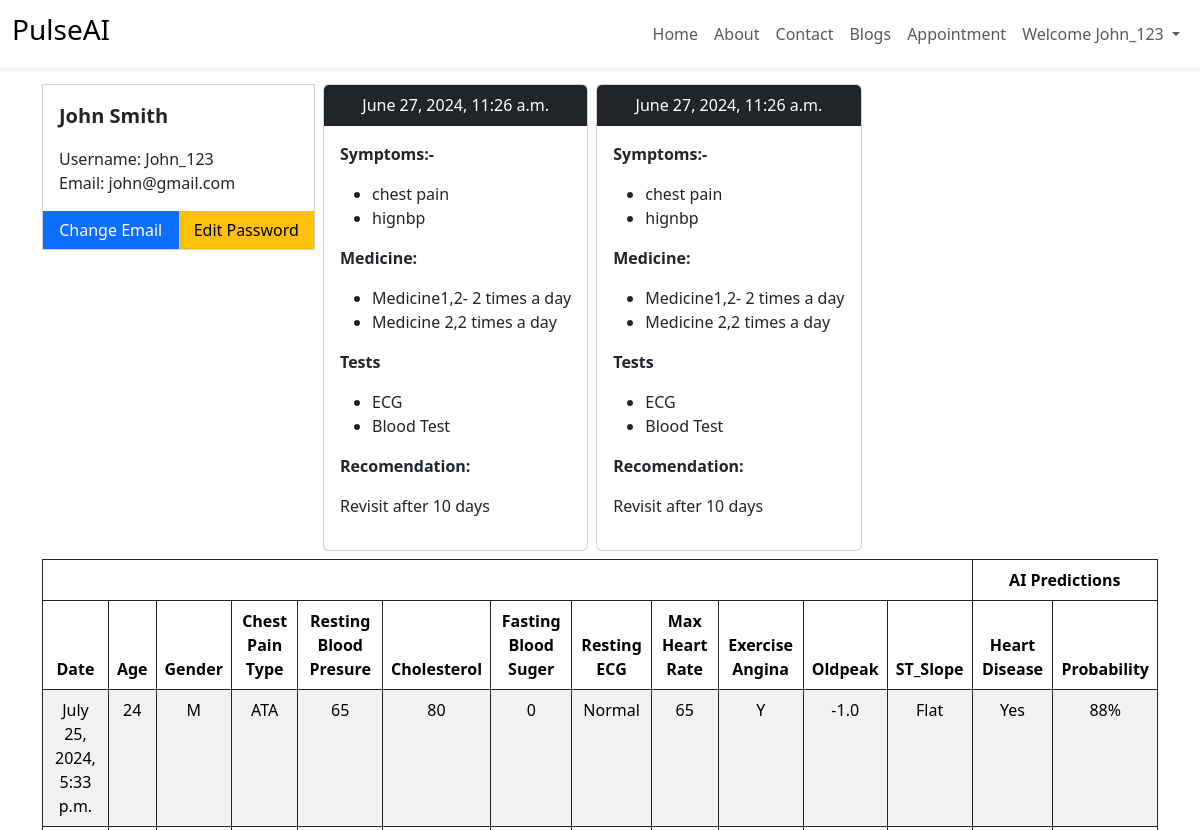
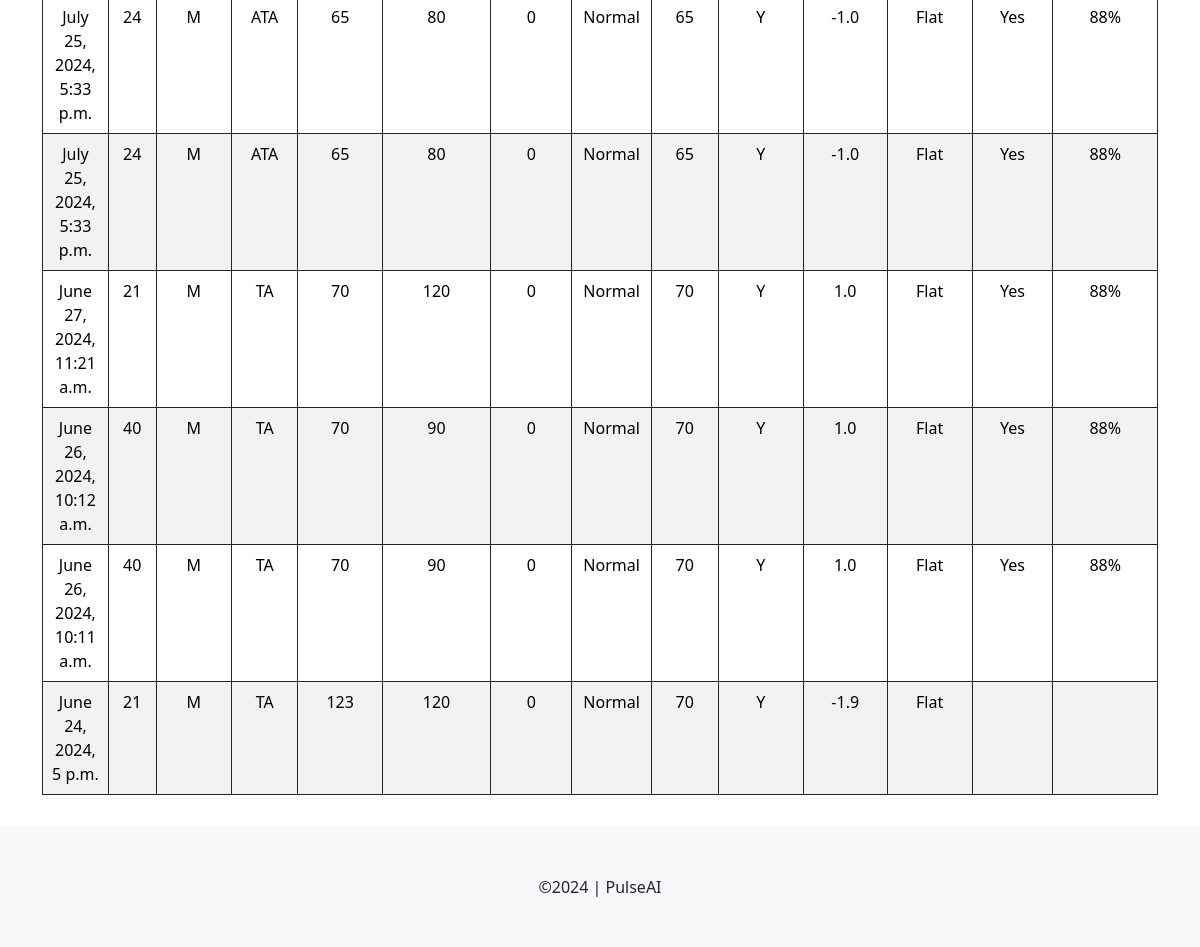
The page /patient/profile/ (signed in) on the database its author committed (2 pictures, top to bottom).
### patient/models.py (models this page shows, shortened)
class Visit(models.Model):
    patient=models.ForeignKey(Patient, on_delete=models.CASCADE)
    created_at= models.DateTimeField(auto_now_add=True)
    diagnosis = models.TextField()

class HeartVital(models.Model):
    user = models.ForeignKey(User, on_delete=models.CASCADE)
    created_at = models.DateTimeField(auto_now_add=True)
    Age = models.IntegerField()
    Sex = models.CharField(max_length=255, choices=GENDER_OPTIONS)
    ChestPainType = models.CharField(max_length=255, choices=CHEST_PAIN_OPTIONS, verbose_name='Chest Pain Type')
    RestingBP = models.IntegerField(verbose_name='Resting Blood Presure (60-220)')
    Cholesterol = models.IntegerField()
    FastingBS = models.CharField(max_length=255, choices=BLOOD_SUGER_OPTIONS, verbose_name='Fasting Blood Suger (60 - 900)')
    RestingECG = models.CharField(max_length=255, choices=RESTING_ECG_OPTIONS, verbose_name='Resting ECG Condition')
    MaxHR = models.IntegerField(verbose_name='Maximum Heart Rate (60 - 220)')
    ExerciseAngina = models.CharField(max_length=255, choices=EXERCISE_ANGINA_OPTIONS, verbose_name='Exercise Angina')
    Oldpeak = models.FloatField(verbose_name='Oldpeak(-2.5 - +2.5)')
    ST_Slope = models.CharField(max_length=255, choices=ST_SLOPE_OPTIONS)
    heart_disease = models.CharField(max_length=255, blank=True)
    prediction_probability = models.CharField(max_length=255, blank=True)

### patient/views.py (the view)
# urls.py: path("profile/",views.profile, name="profile"),
def profile(request):
    heart_vitals = HeartVital.objects.filter(user=request.user).order_by("-created_at")
    visits={}
    if Patient.objects.filter(patient=request.user).exists():
        patient = Patient.objects.get(patient= request.user)
        visits = Visit.objects.filter(patient=patient)
    context ={
        'heart_vitals' : heart_vitals,
        'visits': visits
    }
    return render(request, 'patient/profile.html', context)

### templates/patient/profile.html
{% extends "layout.html" %}
{% block content %}
<div class="container my-3">
    <div class="row g-2">
        <div class="col-md-3">
            <div class="card rounded-0">
                <div class="card-body">
                    <p class="lead fw-bold">{{user.first_name}} {{user.last_name}}</p>
                    <p class="mb-0">Username: {{user.username}}</p>
                    <p class="mb-0">Email: {{user.email}}</p>
                </div>
                <div class="d-flex">
                    <a href="" class="btn btn-primary w-50 rounded-0">Change Email</a>
                    <a href="" class="btn btn-warning w-50 rounded-0">Edit Password</a>
                </div>
            </div>
        </div>
        <div class="col-md-9 d-flex flex-wrap gap-2">
            {% for visit in visits %}
            <div class="card">
                <div class="card-header bg-dark text-white text-center">
                    {{visit.created_at}}
                </div>
                <div class="card-body">
                    {{visit.diagnosis|safe}}
                </div>
            </div>
            {% endfor %}
        </div>
    </div>
    <div class="row my-2">
        <div class="col-md-12">
            <div class="table-responsive">
                <table class="table table-striped table-bordered border-dark text-center">
                    <thead>
                        <tr>
                            <th colspan="12"></th>
                            <th colspan="2">AI Predictions</th>
                        </tr>
                        <tr>
                            <th>Date</th>
                            <th>Age</th>
                            <th>Gender</th>
                            <th>Chest Pain Type</th>
                            <th>Resting Blood Presure</th>
                            <th>Cholesterol</th>
                            <th>Fasting Blood Suger</th>
                            <th>Resting ECG</th>
                            <th>Max Heart Rate</th>
                            <th>Exercise Angina</th>
                            <th>Oldpeak</th>
                            <th>ST_Slope</th>
                            <th>Heart Disease</th>
                            <th>Probability</th>
                        </tr>
                    </thead>
                    <tbody>
                        {% for hv in heart_vitals  %}
                        <tr>
                            <td>{{hv.created_at}}</td>
                            <td>{{hv.Age}}</td>
                            <td>{{hv.Sex}}</td>
                            <td>{{hv.ChestPainType}}</td>
                            <td>{{hv.RestingBP}}</td>
                            <td>{{hv.Cholesterol}}</td>
                            <td>{{hv.FastingBS}}</td>
                            <td>{{hv.RestingECG}}</td>
                            <td>{{hv.MaxHR}}</td>
                            <td>{{hv.ExerciseAngina}}</td>
                            <td>{{hv.Oldpeak}}</td>
                            <td>{{hv.ST_Slope}}</td>
                            <td>{{hv.heart_disease}}</td>
                            <td>{{hv.prediction_probability}}</td>
                        </tr>
                        {% endfor %}
                    </tbody>
                </table>
            </div>
        </div>
    </div>
</div>
{% endblock %}

### templates/layout.html (shortened to what this page needs)
{% load static %}
<!DOCTYPE html>
<html lang="en">
<head>
    <link rel="stylesheet" href="{% static "css/bootstrap.min.css" %}">
    <link rel="stylesheet" href="https://cdnjs.cloudflare.com/ajax/libs/font-awesome/6.5.2/css/all.min.css" />
    <link rel="stylesheet" href="{% static "css/style.css" %}">
</head>
<body>
    <nav class="navbar navbar-expand-lg mb-1 shadow-sm">
        <div class="container-fluid">
          <a class="navbar-brand" href="#">
            <h3>PulseAI</h3>
          </a>
          <div class="collapse navbar-collapse" id="navbarNav">
            <ul class="navbar-nav ms-auto">
              <li class="nav-item">
                <a class="nav-link" href="{% url 'home' %}">Home</a>
              </li>
              <li class="nav-item">
                <a class="nav-link" href="{% url 'about' %}">About</a>
              </li>
              <li class="nav-item">
                <a class="nav-link" href="{% url 'contact' %}">Contact</a>
              </li>
              <li class="nav-item">
                <a class="nav-link" href="{% url 'blogs' %}">Blogs</a>
              </li>
              {% if user.is_authenticated %}
              <li class="nav-item">
                <a class="nav-link" href="{% url 'appointment' %}">Appointment</a>
              </li>
              <li class="nav-item dropdown">
                <a class="nav-link dropdown-toggle" href=".dropdown-menu" role="button" data-bs-toggle="dropdown" aria-expanded="false">
                  Welcome {{user.username}}
                </a>
              </li>
              {% endif %}
            </ul>
          </div>
        </div>
      </nav>
    {% block content %}
    {% endblock %}
    <footer class="bg-light py-5 text-center mt-3">
        &copy;2024 | PulseAI
    </footer>
</body>
</html>

### rows shown on the page
Visit: created_at "June 27, 2024, 11:26 a.m.", diagnosis "Symptoms:- chest pain hignbp Medicine: Medicine1,2- 2 times a day Medicine 2,2 times a day Tests ECG Blood Test Recomendation: Revisit after 10 days"
Visit: created_at "June 27, 2024, 11:26 a.m.", diagnosis "Symptoms:- chest pain hignbp Medicine: Medicine1,2- 2 times a day Medicine 2,2 times a day Tests ECG Blood Test Recomendation: Revisit after 10 days"
HeartVital: created_at "July 25, 2024, 5:33 p.m.", Age "24", Sex "M", ChestPainType "ATA", RestingBP "65", Cholesterol "80", FastingBS "0", RestingECG "Normal", MaxHR "65", ExerciseAngina "Y", Oldpeak "-1.0", ST_Slope "Flat", heart_disease "Yes", prediction_probability "88%"
HeartVital: created_at "July 25, 2024, 5:33 p.m.", Age "24", Sex "M", ChestPainType "ATA", RestingBP "65", Cholesterol "80", FastingBS "0", RestingECG "Normal", MaxHR "65", ExerciseAngina "Y", Oldpeak "-1.0", ST_Slope "Flat", heart_disease "Yes", prediction_probability "88%"
HeartVital: created_at "July 25, 2024, 5:33 p.m.", Age "24", Sex "M", ChestPainType "ATA", RestingBP "65", Cholesterol "80", FastingBS "0", RestingECG "Normal", MaxHR "65", ExerciseAngina "Y", Oldpeak "-1.0", ST_Slope "Flat", heart_disease "Yes", prediction_probability "88%"
HeartVital: created_at "June 27, 2024, 11:21 a.m.", Age "21", Sex "M", ChestPainType "TA", RestingBP "70", Cholesterol "120", FastingBS "0", RestingECG "Normal", MaxHR "70", ExerciseAngina "Y", Oldpeak "1.0", ST_Slope "Flat", heart_disease "Yes", prediction_probability "88%"
HeartVital: created_at "June 26, 2024, 10:12 a.m.", Age "40", Sex "M", ChestPainType "TA", RestingBP "70", Cholesterol "90", FastingBS "0", RestingECG "Normal", MaxHR "70", ExerciseAngina "Y", Oldpeak "1.0", ST_Slope "Flat", heart_disease "Yes", prediction_probability "88%"
HeartVital: created_at "June 26, 2024, 10:11 a.m.", Age "40", Sex "M", ChestPainType "TA", RestingBP "70", Cholesterol "90", FastingBS "0", RestingECG "Normal", MaxHR "70", ExerciseAngina "Y", Oldpeak "1.0", ST_Slope "Flat", heart_disease "Yes", prediction_probability "88%"
HeartVital: created_at "June 24, 2024, 5 p.m.", Age "21", Sex "M", ChestPainType "TA", RestingBP "123", Cholesterol "120", FastingBS "0", RestingECG "Normal", MaxHR "70", ExerciseAngina "Y", Oldpeak "-1.9", ST_Slope "Flat"

### other values the page prints
{{ user.username }} "John_123"
{{ user.first_name }} "John"
{{ user.last_name }} "Smith"
{{ user.email }} "john@gmail.com"
